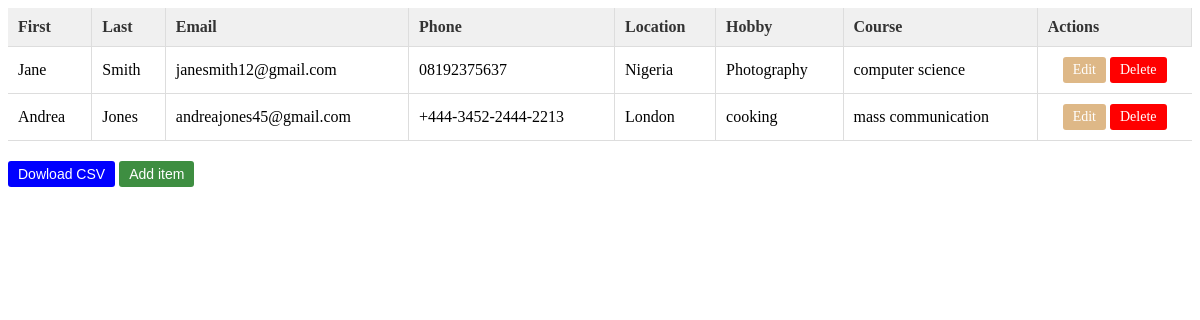
/, run on an earlier commit of the app's database.
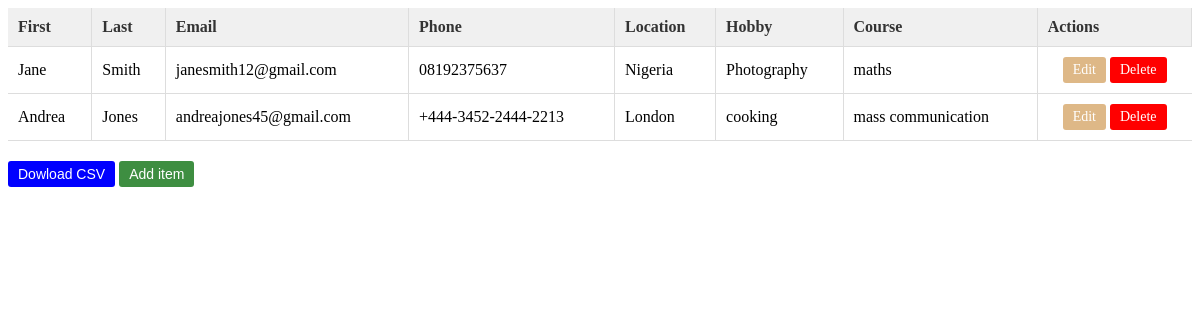
And on a later commit of the database.
### student/models.py (models this page shows, shortened)
class Student(models.Model):
    first = models.CharField(max_length=200, blank=True, null=True)
    last = models.CharField(max_length=200, blank=True, null=True)
    email = models.EmailField(max_length=200, blank=True, null=True)
    phone = models.CharField(max_length= 20)
    location = models.CharField(max_length=200)
    hobby = models.CharField(max_length=200)
    course = models.CharField(max_length= 200, default= "computer science")

### student/views.py (the view)
# urls.py: path("",StudentListView.as_view(), name = "student-list" ),
class StudentListView(ListView):
    model = Student
    template_name = "student-list.html"
    context_object_name = "students"

### templates/student-list.html (shortened to what this page needs)
{% load static %}
<!DOCTYPE html>
<html lang="en">
<head>
    <link rel="stylesheet" href="{% static 'css/base.css' %}">
</head>
<body>
    {% block content %}
    <table id="student-table">
        <thead>
            <tr>
                <th>First</th>
                <th>Last</th>
                <th>Email</th>
                <th>Phone</th>
                <th>Location</th>
                <th>Hobby</th>
                <th>Course</th>
                <th>Actions</th>
            </tr>
        </thead>
        <tbody>
            {% for student in students %}
            <tr>
                <td>{{ student.first }}</td>
                <td>{{ student.last }}</td>
                <td>{{ student.email }}</td>
                <td>{{ student.phone }}</td>
                <td>{{ student.location }}</td>
                <td>{{ student.hobby }}</td>
                <td>{{ student.course }}</td>
                <td>
                    <a href="{% url 'student-update' student.id %}" class="btn btn-edit">Edit</a>
                    <a href="{% url 'student-delete' student.id %}" class="btn btn-delete">Delete</a>
                </td>
            </tr>
            {% endfor %}
        </tbody>
    </table>
<div class="button-container">
    <button type="submit" class="btn btn-edit" style="background-color: blue;"  >Dowload CSV</button>
    <button type="submit" class="btn btn-edit" style="background-color: #3e8e41;">Add item</button>
</div>
    {% endblock content %}
</body>
</html>

What changed in the data, as far as the page shows it:
changed Student "Jane": course "computer science" → "maths"
